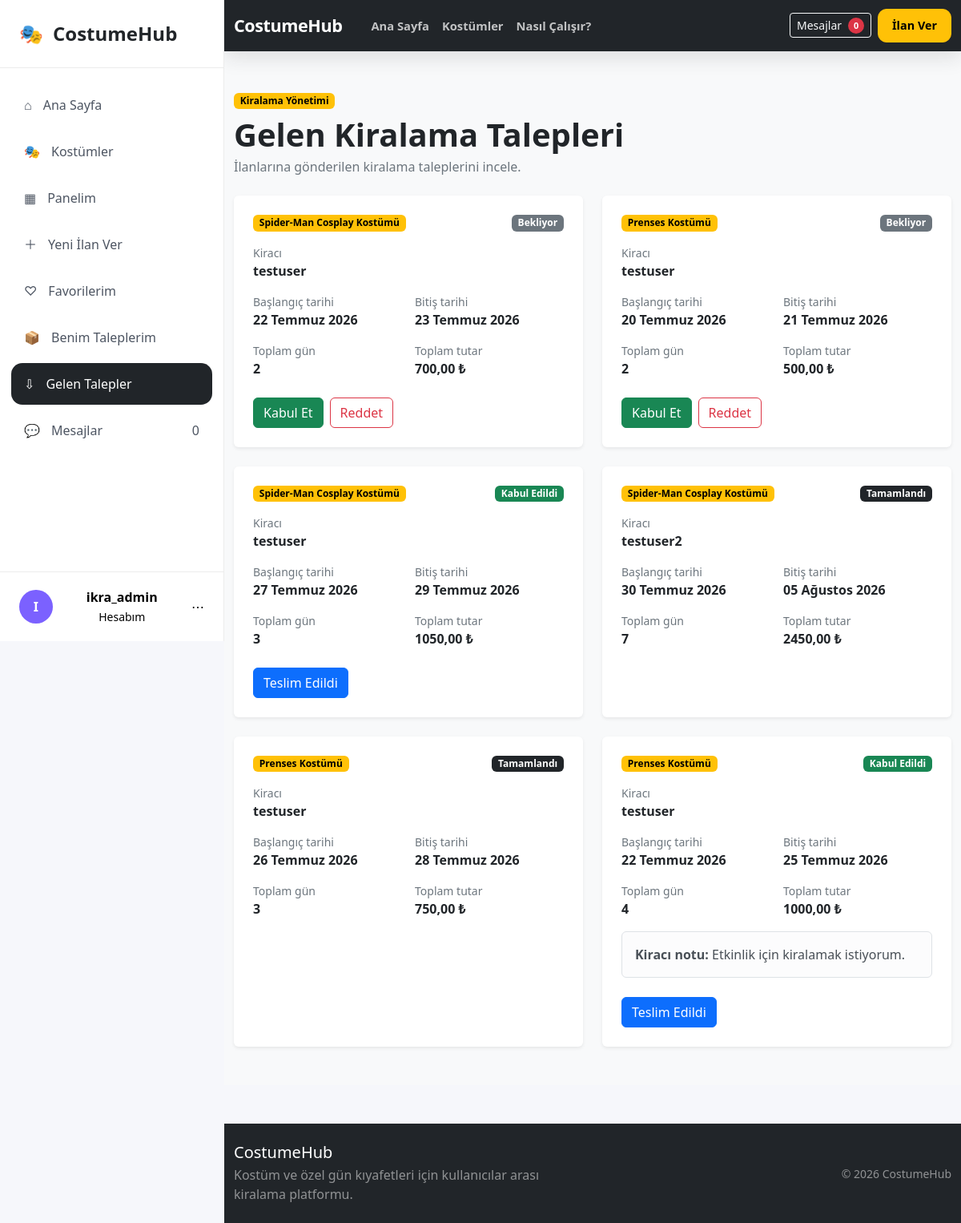
The app's page /kiralamalar/gelen-talepler/ (signed in) with its own data.
### rentals/models.py (models this page shows, shortened)
class KiralamaTalebi(models.Model):
    DURUM_SECENEKLERI = [
        ("BEKLIYOR", "Bekliyor"),
        ("KABUL_EDILDI", "Kabul Edildi"),
        ("TESLIM_EDILDI", "Teslim Edildi"),
        ("IADE_EDILDI", "İade Edildi"),
        ("TAMAMLANDI", "Tamamlandı"),
        ("REDDEDILDI", "Reddedildi"),
        ("IPTAL_EDILDI", "İptal Edildi"),
    ]
    ilan = models.ForeignKey(
        "products.Ilan",
        on_delete=models.CASCADE,
        related_name="kiralama_talepleri",
        verbose_name="İlan",
    )
    kiraci = models.ForeignKey(
        settings.AUTH_USER_MODEL,
        on_delete=models.CASCADE,
        related_name="kiralama_talepleri",
        verbose_name="Kiracı",
    )
    baslangic_tarihi = models.DateField(
        verbose_name="Başlangıç tarihi",
    )
    bitis_tarihi = models.DateField(
        verbose_name="Bitiş tarihi",
    )
    toplam_gun = models.PositiveIntegerField(
        verbose_name="Toplam gün",
    )
    toplam_tutar = models.DecimalField(
        max_digits=10,
        decimal_places=2,
        verbose_name="Toplam tutar",
    )
    durum = models.CharField(
        max_length=20,
        choices=DURUM_SECENEKLERI,
        default="BEKLIYOR",
        verbose_name="Talep durumu",
    )
    not_metni = models.TextField(
        blank=True,
        verbose_name="Kiracı notu",
    )
    olusturulma_tarihi = models.DateTimeField(
        auto_now_add=True,
        verbose_name="Oluşturulma tarihi",
    )
    guncellenme_tarihi = models.DateTimeField(
        auto_now=True,
        verbose_name="Güncellenme tarihi",
    )
    class Meta:
        verbose_name = "Kiralama talebi"
        verbose_name_plural = "Kiralama talepleri"
        ordering = ["-olusturulma_tarihi"]

### products/models.py (models this page shows, shortened)
class Ilan(models.Model):
    BEDEN_SECENEKLERI = [
        ("XS", "XS"),
        ("S", "S"),
        ("M", "M"),
        ("L", "L"),
        ("XL", "XL"),
        ("XXL", "XXL"),
        ("STANDART", "Standart"),
    ]
    DURUM_SECENEKLERI = [
        ("TASLAK", "Taslak"),
        ("YAYINDA", "Yayında"),
        ("PASIF", "Pasif"),
    ]
    ilan_sahibi = models.ForeignKey(
        settings.AUTH_USER_MODEL,
        on_delete=models.CASCADE,
        related_name="ilanlar",
        verbose_name="İlan sahibi",
    )
    kategori = models.ForeignKey(
        Kategori,
        on_delete=models.PROTECT,
        related_name="ilanlar",
        verbose_name="Kategori",
    )
    baslik = models.CharField(
        max_length=150,
        verbose_name="İlan başlığı",
    )
    aciklama = models.TextField(
        max_length=2000,
        verbose_name="Açıklama",
    )
    fotograf = models.ImageField(
        upload_to="ilanlar/",
        blank=True,
        null=True,
        verbose_name="İlan fotoğrafı",
    )
    beden = models.CharField(
        max_length=20,
        choices=BEDEN_SECENEKLERI,
        verbose_name="Beden",
    )
    renk = models.CharField(
        max_length=50,
        verbose_name="Renk",
    )
    gunluk_fiyat = models.DecimalField(
        max_digits=10,
        decimal_places=2,
        verbose_name="Günlük kiralama ücreti",
    )
    depozito = models.DecimalField(
        max_digits=10,
        decimal_places=2,
        default=0,
        verbose_name="Depozito",
    )
    sehir = models.CharField(
        max_length=50,
        verbose_name="Şehir",
    )
    durum = models.CharField(
        max_length=20,
        choices=DURUM_SECENEKLERI,
        default="YAYINDA",
        verbose_name="İlan durumu",
    )
    mevcut_mu = models.BooleanField(
        default=True,
        verbose_name="Kiralamaya uygun mu?",
    )
    olusturulma_tarihi = models.DateTimeField(
        auto_now_add=True,
    )
    guncellenme_tarihi = models.DateTimeField(
        auto_now=True,
    )
    class Meta:
        verbose_name = "İlan"
        verbose_name_plural = "İlanlar"
        ordering = [
            "-olusturulma_tarihi",
        ]

### rentals/views.py (the view)
@login_required
def gelen_kiralama_talepleri(request):
    talepler = (
        KiralamaTalebi.objects.filter(
            ilan__ilan_sahibi=request.user,
        )
        .select_related(
            "ilan",
            "kiraci",
        )
        .order_by("-olusturulma_tarihi")
    )
    return render(
        request,
        "rentals/gelen_kiralama_talepleri.html",
        {
            "talepler": talepler,
        },
    )

### templates/rentals/gelen_kiralama_talepleri.html (shortened to what this page needs)
{% extends "base.html" %}
{% block content %}
<section class="py-5 bg-light">
    <div class="container">
        <div class="mb-4">
            <span class="badge text-bg-warning mb-2">
                Kiralama Yönetimi
            </span>
            <h1 class="fw-bold mb-1">
                Gelen Kiralama Talepleri
            </h1>
            <p class="text-secondary mb-0">
                İlanlarına gönderilen kiralama taleplerini incele.
            </p>
        </div>
        {% if talepler %}
            <div class="row g-4">
                {% for talep in talepler %}
                    <div class="col-lg-6">
                        <div class="card h-100 border-0 shadow-sm">
                            <div class="card-body p-4">
                                <div class="d-flex justify-content-between align-items-start mb-3">
                                    <span class="badge text-bg-warning">
                                        {{ talep.ilan.baslik }}
                                    </span>
                                    {% if talep.durum == "BEKLIYOR" %}
                                        <span class="badge text-bg-secondary">
                                            Bekliyor
                                        </span>
                                    {% elif talep.durum == "KABUL_EDILDI" %}
                                        <span class="badge text-bg-success">
                                            Kabul Edildi
                                        </span>
                                    {% elif talep.durum == "TESLIM_EDILDI" %}
                                        <span class="badge text-bg-primary">
                                            Teslim Edildi
                                        </span>
                                    {% elif talep.durum == "IADE_EDILDI" %}
                                        <span class="badge text-bg-warning">
                                            İade Edildi
                                        </span>
                                    {% elif talep.durum == "TAMAMLANDI" %}
                                        <span class="badge text-bg-dark">
                                            Tamamlandı
                                        </span>
                                    {% elif talep.durum == "REDDEDILDI" %}
                                        <span class="badge text-bg-danger">
                                            Reddedildi
                                        </span>
                                    {% elif talep.durum == "IPTAL_EDILDI" %}
                                        <span class="badge text-bg-dark">
                                            İptal Edildi
                                        </span>
                                    {% else %}
                                        <span class="badge text-bg-light">
                                            {{ talep.get_durum_display }}
                                        </span>
                                    {% endif %}
                                </div>
                                <div class="mb-3">
                                    <div class="small text-secondary">
                                        Kiracı
                                    </div>
                                    <div class="fw-semibold">
                                        {{ talep.kiraci.username }}
                                    </div>
                                </div>
                                <div class="row g-3 mb-3">
                                    <div class="col-sm-6">
                                        <div class="small text-secondary">
                                            Başlangıç tarihi
                                        </div>
                                        <div class="fw-semibold">
                                            {{ talep.baslangic_tarihi }}
                                        </div>
                                    </div>
                                    <div class="col-sm-6">
                                        <div class="small text-secondary">
                                            Bitiş tarihi
                                        </div>
                                        <div class="fw-semibold">
                                            {{ talep.bitis_tarihi }}
                                        </div>
                                    </div>
                                    <div class="col-sm-6">
                                        <div class="small text-secondary">
                                            Toplam gün
                                        </div>
                                        <div class="fw-semibold">
                                            {{ talep.toplam_gun }}
                                        </div>
                                    </div>
                                    <div class="col-sm-6">
                                        <div class="small text-secondary">
                                            Toplam tutar
                                        </div>
                                        <div class="fw-bold">
                                            {{ talep.toplam_tutar }} ₺
                                        </div>
                                    </div>
                                </div>
                                {% if talep.not_metni %}
                                    <div class="alert alert-light border">
                                        <strong>Kiracı notu:</strong>
                                        {{ talep.not_metni }}
                                    </div>
                                {% endif %}
                                {% if talep.durum == "BEKLIYOR" %}
                                    <div class="d-flex gap-2 mt-4">
                                        <form
                                            method="POST"
                                            action="{% url 'rentals:kiralama_talebi_kabul_et' talep.id %}"
                                        >
                                            <button
                                                type="submit"
                                                class="btn btn-success"
                                            >
                                                Kabul Et
                                            </button>
                                        </form>
                                        <form
                                            method="POST"
                                            action="{% url 'rentals:kiralama_talebi_reddet' talep.id %}"
                                        >
                                            <button
                                                type="submit"
                                                class="btn btn-outline-danger"
                                            >
                                                Reddet
                                            </button>
                                        </form>
                                    </div>
                                {% elif talep.durum == "KABUL_EDILDI" %}
                                    <form
                                        method="POST"
                                        action="{% url 'rentals:kiralama_talebi_teslim_et' talep.id %}"
                                        class="mt-4"
                                    >
                                        <button
                                            type="submit"
                                            class="btn btn-primary"
                                        >
                                            Teslim Edildi
                                        </button>
                                    </form>
                                {% endif %}
                            </div>
                        </div>
                    </div>
                {% endfor %}
            </div>
        {% endif %}
    </div>
</section>
{% endblock %}

### templates/partials/sidebar.html (shortened to what this page needs)
<aside class="costume-sidebar d-none d-lg-flex">
    <div class="costume-sidebar-header">
        <a
            href="{% url 'products:home' %}"
            class="costume-sidebar-brand"
        >
            <span class="costume-sidebar-logo">
                🎭
            </span>
            <span>CostumeHub</span>
        </a>
    </div>
    <div class="costume-sidebar-body">
        <nav class="costume-sidebar-menu">
            <a
                href="{% url 'products:home' %}"
                class="costume-sidebar-link
                "
            >
                <span class="costume-sidebar-icon">⌂</span>
                <span>Ana Sayfa</span>
            </a>
            <a
                href="{% url 'products:ilan_listesi' %}"
                class="costume-sidebar-link
                "
            >
                <span class="costume-sidebar-icon">🎭</span>
                <span>Kostümler</span>
            </a>
            <a
                href="{% url 'accounts:panel' %}"
                class="costume-sidebar-link
                "
            >
                <span class="costume-sidebar-icon">▦</span>
                <span>Panelim</span>
            </a>
            <a
                href="{% url 'products:ilan_olustur' %}"
                class="costume-sidebar-link costume-sidebar-primary
                "
            >
                <span class="costume-sidebar-icon">＋</span>
                <span>Yeni İlan Ver</span>
            </a>
            <a
                href="{% url 'favorites:favorilerim' %}"
                class="costume-sidebar-link
                "
            >
                <span class="costume-sidebar-icon">♡</span>
                <span>Favorilerim</span>
            </a>
            <a
                href="{% url 'rentals:benim_kiralama_taleplerim' %}"
                class="costume-sidebar-link
                "
            >
                <span class="costume-sidebar-icon">📦</span>
                <span>Benim Taleplerim</span>
            </a>
            <a
                href="{% url 'rentals:gelen_kiralama_talepleri' %}"
                class="costume-sidebar-link
                {% if request.resolver_match.url_name == 'gelen_kiralama_talepleri' %}
                    active
                {% endif %}"
            >
                <span class="costume-sidebar-icon">⇩</span>
                <span>Gelen Talepler</span>
            </a>
            <a
                href="{% url 'conversations:sohbet_listesi' %}"
                class="costume-sidebar-link
                "
            >
                <span class="costume-sidebar-icon">💬</span>
                <span class="flex-grow-1">
                    Mesajlar
                </span>
                <span class="costume-sidebar-badge">
                    0
                </span>
            </a>
        </nav>
    </div>
    <div class="costume-sidebar-footer">
        <div class="dropdown">
            <button
                class="costume-sidebar-account"
                type="button"
                data-bs-toggle="dropdown"
                aria-expanded="false"
            >
                <span class="costume-sidebar-avatar">
                    {{ user.username|first|upper }}
                </span>
                <span class="costume-sidebar-account-text">
                    <strong>{{ user.username }}</strong>
                    <small>Hesabım</small>
                </span>
                <span class="costume-sidebar-more">
                    ⋯
                </span>
            </button>
        </div>
    </div>
</aside>

### records on screen
KiralamaTalebi: ilan.baslik "Spider-Man Cosplay Kostümü", durum "Bekliyor", kiraci.username "testuser", baslangic_tarihi "22 Temmuz 2026", bitis_tarihi "23 Temmuz 2026", toplam_gun "2", toplam_tutar "700,00"
KiralamaTalebi: ilan.baslik "Prenses Kostümü", durum "Bekliyor", kiraci.username "testuser", baslangic_tarihi "20 Temmuz 2026", bitis_tarihi "21 Temmuz 2026", toplam_gun "2", toplam_tutar "500,00"
KiralamaTalebi: ilan.baslik "Spider-Man Cosplay Kostümü", durum "Kabul Edildi", kiraci.username "testuser", baslangic_tarihi "27 Temmuz 2026", bitis_tarihi "29 Temmuz 2026", toplam_gun "3", toplam_tutar "1050,00"
KiralamaTalebi: ilan.baslik "Spider-Man Cosplay Kostümü", durum "Tamamlandı", kiraci.username "testuser2", baslangic_tarihi "30 Temmuz 2026", bitis_tarihi "05 Ağustos 2026", toplam_gun "7", toplam_tutar "2450,00"
KiralamaTalebi: ilan.baslik "Prenses Kostümü", durum "Tamamlandı", kiraci.username "testuser", baslangic_tarihi "26 Temmuz 2026", bitis_tarihi "28 Temmuz 2026", toplam_gun "3", toplam_tutar "750,00"
KiralamaTalebi: ilan.baslik "Prenses Kostümü", durum "Kabul Edildi", kiraci.username "testuser", baslangic_tarihi "22 Temmuz 2026", bitis_tarihi "25 Temmuz 2026", toplam_gun "4", toplam_tutar "1000,00", not_metni "Etkinlik için kiralamak istiyorum."

### other values on screen
{{ user.username|first|upper }} "I"
{{ user.username }} "ikra_admin"
